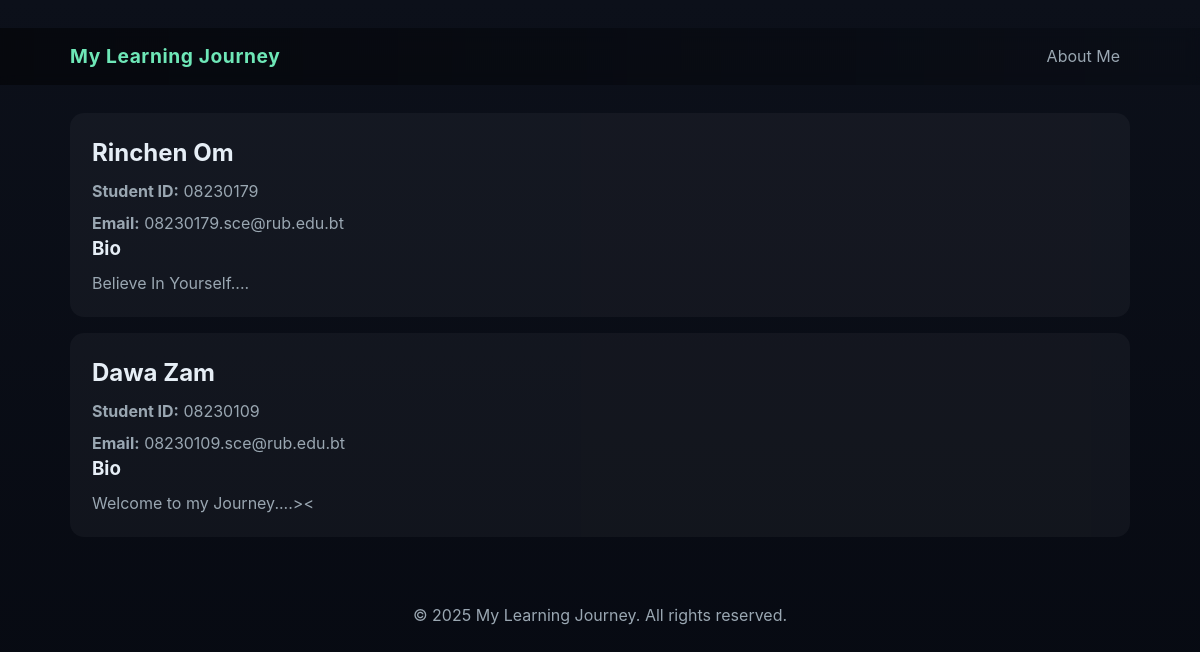
The page /about/ on the database its author committed.
### roJourney/models.py (models this page shows, shortened)
class Profile(models.Model):
    full_name = models.CharField(max_length=200)
    student_id = models.CharField(max_length=50, blank=True)
    email = models.EmailField(blank=True)
    bio = models.TextField(help_text="Short bio about yourself / study interests", blank=True)
    created_at = models.DateTimeField(auto_now_add=True)

### roJourney/views.py (the view)
# urls.py: path('about/', views.about_me, name='aboutMe'),
def about_me(request):
    profiles = Profile.objects.all()
    context = {'profiles': profiles}
    return render(request, 'roJourney/aboutMe.html', context)

### roJourney/templates/roJourney/aboutMe.html (shortened to what this page needs)
{% load static %}
<!doctype html>
<html lang="en">
<head>
  <link rel="stylesheet" href="{% static 'styles/styles.css' %}">
</head>
<body>
<div class="site-header">
  <div class="container">
    <div class="header-inner">
      <a href="{% url 'roJourney:index' %}" class="logo">My Learning Journey</a>
      <nav>
        <a href="{% url 'roJourney:aboutMe' %}">About Me</a>
      </nav>
    </div>
  </div>
</div>
<div class="container">
  {% if profiles %}
    {% for profile in profiles %}
      <div class="about-me animate-slide-up">
        <h2>{{ profile.full_name }}</h2>
        <p class="lead"><strong>Student ID:</strong> {{ profile.student_id }}</p>
        <p class="lead"><strong>Email:</strong> {{ profile.email }}</p>
        <h3>Bio</h3>
        <p class="lead">{{ profile.bio|linebreaksbr }}</p>
      </div>
    {% endfor %}
  {% else %}
    <div class="about-me animate-slide-up">
      <p class="lead">No profiles found. Add profiles through the Django admin interface.</p>
    </div>
  {% endif %}
</div>
<footer class="site-footer">
  <p>&copy; {% now "Y" %} My Learning Journey. All rights reserved.</p>
</footer>
</body>
</html>

### roJourney/static/styles/styles.css (style rules this page uses)
* { box-sizing:border-box;margin:0;padding:0 }
:root { --bg:#0f1724; --card:#0b1220; --muted:#9aa7b2; --accent1:#6EE7B7; --accent2:#7C3AED; --glass: rgba(255,255,255,0.04); --glass-2: rgba(255,255,255,0.02); --radius: 14px; --max-width:1100px; --gap:18px; font-family: 'Inter', system-ui, -apple-system, 'Segoe UI', Roboto, 'Helvetica Neue', Arial; }
body { background: linear-gradient(180deg, rgba(12,16,26,1) 0%, rgba(7,10,18,1) 100%); color:#e6eef6; -webkit-font-smoothing:antialiased; line-height:1.5; padding-bottom:60px; }
.container { max-width:var(--max-width);margin:28px auto;padding:0 20px }
.site-header { position:sticky;top:0;background:linear-gradient(90deg, rgba(0,0,0,0.45), rgba(0,0,0,0.1));backdrop-filter: blur(6px);z-index:50 }
.header-inner { display:flex;align-items:center;justify-content:space-between;padding:14px 0 }
.logo { font-weight:700;color:var(--accent1);text-decoration:none;font-size:1.2rem;letter-spacing:0.6px }
nav a { color:var(--muted);margin-left:18px;text-decoration:none;padding:6px 10px;border-radius:8px;transition:all .25s }
.lead { color:var(--muted);margin-top:8px }
.about-me { padding:22px;background:var(--glass);border-radius:14px;margin-top:16px }
.site-footer { margin-top:48px;padding:18px 0;text-align:center;color:var(--muted) }
.animate-slide-up { animation:slideUp .8s cubic-bezier(.2,.9,.2,1) both }

### rows shown on the page
Profile: full_name "Rinchen Om", student_id "08230179", email "08230179.sce@rub.edu.bt", bio "Believe In Yourself...."
Profile: full_name "Dawa Zam", student_id "08230109", email "08230109.sce@rub.edu.bt", bio "Welcome to my Journey....><"
